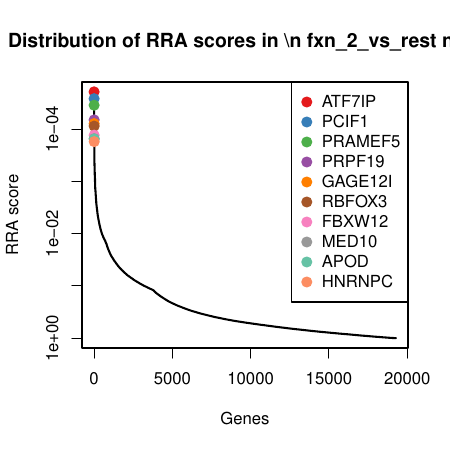

Source code (R):
pdf(file='defaultTest_defaultNormCount_screen2.pdf',width=4.5,height=4.5);
gstable=read.table('defaultTest_defaultNormCount_screen2.gene_summary.txt',header=T)
# 
#
# parameters
# Do not modify the variables beginning with "__"

# gstablename='__GENE_SUMMARY_FILE__'
startindex=3
# outputfile='__OUTPUT_FILE__'
targetgenelist=c("ATF7IP","PCIF1","PRAMEF5","PRPF19","GAGE12I","RBFOX3","FBXW12","MED10","APOD","HNRNPC")
# samplelabel=sub('.\\w+.\\w+$','',colnames(gstable)[startindex]);
samplelabel='fxn_2_vs_rest neg.'


# You need to write some codes in front of this code:
# gstable=read.table(gstablename,header=T)
# pdf(file=outputfile,width=6,height=6)


# set up color using RColorBrewer
#library(RColorBrewer)
#colors <- brewer.pal(length(targetgenelist), "Set1")

colors=c( "#E41A1C", "#377EB8", "#4DAF4A", "#984EA3", "#FF7F00",  "#A65628", "#F781BF",
          "#999999", "#66C2A5", "#FC8D62", "#8DA0CB", "#E78AC3", "#A6D854", "#FFD92F", "#E5C494", "#B3B3B3", 
          "#8DD3C7", "#FFFFB3", "#BEBADA", "#FB8072", "#80B1D3", "#FDB462", "#B3DE69", "#FCCDE5",
          "#D9D9D9", "#BC80BD", "#CCEBC5", "#FFED6F")

######
# function definition

plotrankedvalues<-function(val, tglist, ...){
  
  plot(val,log='y',ylim=c(max(val),min(val)),type='l',lwd=2, ...)
  if(length(tglist)>0){
    for(i in 1:length(tglist)){
      targetgene=tglist[i];
      tx=which(names(val)==targetgene);ty=val[targetgene];
      points(tx,ty,col=colors[(i %% length(colors)) ],cex=2,pch=20)
      # text(tx+50,ty,targetgene,col=colors[i])
    }
    legend('topright',tglist,pch=20,pt.cex = 2,cex=1,col=colors)
  }
}



plotrandvalues<-function(val,targetgenelist, ...){
  # choose the one with the best distance distribution
  
  mindiffvalue=0;
  randval=val;
  for(i in 1:20){
    randval0=sample(val)
    vindex=sort(which(names(randval0) %in% targetgenelist))
    if(max(vindex)>0.9*length(val)){
      # print('pass...')
      next;
    }
    mindiffind=min(diff(vindex));
    if (mindiffind > mindiffvalue){
      mindiffvalue=mindiffind;
      randval=randval0;
      # print(paste('Diff: ',mindiffvalue))
    }
  }
  plot(randval,log='y',ylim=c(max(randval),min(randval)),pch=20,col='grey', ...)
  
  if(length(targetgenelist)>0){
    for(i in 1:length(targetgenelist)){
      targetgene=targetgenelist[i];
      tx=which(names(randval)==targetgene);ty=randval[targetgene];
      points(tx,ty,col=colors[(i %% length(colors)) ],cex=2,pch=20)
      text(tx+50,ty,targetgene,col=colors[i])
    }
  }
  
}




# set.seed(1235)



pvec=gstable[,startindex]
names(pvec)=gstable[,'id']
pvec=sort(pvec);

plotrankedvalues(pvec,targetgenelist,xlab='Genes',ylab='RRA score',main=paste('Distribution of RRA scores in \\n',samplelabel))

# plotrandvalues(pvec,targetgenelist,xlab='Genes',ylab='RRA score',main=paste('Distribution of RRA scores in \\n',samplelabel))


pvec=gstable[,startindex+1]
names(pvec)=gstable[,'id']
pvec=sort(pvec);

plotrankedvalues(pvec,targetgenelist,xlab='Genes',ylab='p value',main=paste('Distribution of p values in \\n',samplelabel))

# plotrandvalues(pvec,targetgenelist,xlab='Genes',ylab='p value',main=paste('Distribution of p values in \\n',samplelabel))



# you need to write after this code:
# dev.off()






# parameters
# Do not modify the variables beginning with "__"
targetmat=list(c(7459.902098955096,3548.7282617844667),c(1908.0866371389197,579.2679260606168),c(393.41222917535634,198.47048614208015),c(2099.1939059603455,848.0102589707061))
targetgene="ATF7IP"
collabel=c("baseline_2","fxn_2")

# set up color using RColorBrewer
#library(RColorBrewer)
#colors <- brewer.pal(length(targetgenelist), "Set1")

colors=c( "#E41A1C", "#377EB8", "#4DAF4A", "#984EA3", "#FF7F00",  "#A65628", "#F781BF",
          "#999999", "#66C2A5", "#FC8D62", "#8DA0CB", "#E78AC3", "#A6D854", "#FFD92F", "#E5C494", "#B3B3B3", 
          "#8DD3C7", "#FFFFB3", "#BEBADA", "#FB8072", "#80B1D3", "#FDB462", "#B3DE69", "#FCCDE5",
          "#D9D9D9", "#BC80BD", "#CCEBC5", "#FFED6F")


## code

targetmatvec=unlist(targetmat)+1
yrange=range(targetmatvec[targetmatvec>0]);
# yrange[1]=1; # set the minimum value to 1
for(i in 1:length(targetmat)){
  vali=targetmat[[i]]+1;
  if(i==1){
    plot(1:length(vali),vali,type='b',las=1,pch=20,main=paste('sgRNAs in',targetgene),ylab='Read counts',xlab='Samples',xlim=c(0.7,length(vali)+0.3),ylim = yrange,col=colors[(i %% length(colors))],xaxt='n',log='y')
    axis(1,at=1:length(vali),labels=(collabel),las=2)
    # lines(0:100,rep(1,101),col='black');
  }else{
    lines(1:length(vali),vali,type='b',pch=20,col=colors[(i %% length(colors))])
  }
}




# parameters
# Do not modify the variables beginning with "__"
targetmat=list(c(286.6609032321382,0.9496195509190438),c(650.2126216541468,628.648142708407),c(388.93315256235417,412.134885098865),c(338.9167970504967,404.5379286915127))
targetgene="PCIF1"
collabel=c("baseline_2","fxn_2")

# set up color using RColorBrewer
#library(RColorBrewer)
#colors <- brewer.pal(length(targetgenelist), "Set1")

colors=c( "#E41A1C", "#377EB8", "#4DAF4A", "#984EA3", "#FF7F00",  "#A65628", "#F781BF",
          "#999999", "#66C2A5", "#FC8D62", "#8DA0CB", "#E78AC3", "#A6D854", "#FFD92F", "#E5C494", "#B3B3B3", 
          "#8DD3C7", "#FFFFB3", "#BEBADA", "#FB8072", "#80B1D3", "#FDB462", "#B3DE69", "#FCCDE5",
          "#D9D9D9", "#BC80BD", "#CCEBC5", "#FFED6F")


## code

targetmatvec=unlist(targetmat)+1
yrange=range(targetmatvec[targetmatvec>0]);
# yrange[1]=1; # set the minimum value to 1
for(i in 1:length(targetmat)){
  vali=targetmat[[i]]+1;
  if(i==1){
    plot(1:length(vali),vali,type='b',las=1,pch=20,main=paste('sgRNAs in',targetgene),ylab='Read counts',xlab='Samples',xlim=c(0.7,length(vali)+0.3),ylim = yrange,col=colors[(i %% length(colors))],xaxt='n',log='y')
    axis(1,at=1:length(vali),labels=(collabel),las=2)
    # lines(0:100,rep(1,101),col='black');
  }else{
    lines(1:length(vali),vali,type='b',pch=20,col=colors[(i %% length(colors))])
  }
}




# parameters
# Do not modify the variables beginning with "__"
targetmat=list(c(9559.842517684276,4394.839281653335),c(291.1399798451403,75.01994452260446),c(78.38384072753779,40.83364068951889),c(167.21886021874727,39.88402113859984))
targetgene="PRAMEF5"
collabel=c("baseline_2","fxn_2")

# set up color using RColorBrewer
#library(RColorBrewer)
#colors <- brewer.pal(length(targetgenelist), "Set1")

colors=c( "#E41A1C", "#377EB8", "#4DAF4A", "#984EA3", "#FF7F00",  "#A65628", "#F781BF",
          "#999999", "#66C2A5", "#FC8D62", "#8DA0CB", "#E78AC3", "#A6D854", "#FFD92F", "#E5C494", "#B3B3B3", 
          "#8DD3C7", "#FFFFB3", "#BEBADA", "#FB8072", "#80B1D3", "#FDB462", "#B3DE69", "#FCCDE5",
          "#D9D9D9", "#BC80BD", "#CCEBC5", "#FFED6F")


## code

targetmatvec=unlist(targetmat)+1
yrange=range(targetmatvec[targetmatvec>0]);
# yrange[1]=1; # set the minimum value to 1
for(i in 1:length(targetmat)){
  vali=targetmat[[i]]+1;
  if(i==1){
    plot(1:length(vali),vali,type='b',las=1,pch=20,main=paste('sgRNAs in',targetgene),ylab='Read counts',xlab='Samples',xlim=c(0.7,length(vali)+0.3),ylim = yrange,col=colors[(i %% length(colors))],xaxt='n',log='y')
    axis(1,at=1:length(vali),labels=(collabel),las=2)
    # lines(0:100,rep(1,101),col='black');
  }else{
    lines(1:length(vali),vali,type='b',pch=20,col=colors[(i %% length(colors))])
  }
}




# parameters
# Do not modify the variables beginning with "__"
targetmat=list(c(119.44204301339092,90.21385733730916),c(115.70947916922246,133.89635667958518),c(53.748919356025915,0.0),c(362.80520565317494,56.97717305514263))
targetgene="PRPF19"
collabel=c("baseline_2","fxn_2")

# set up color using RColorBrewer
#library(RColorBrewer)
#colors <- brewer.pal(length(targetgenelist), "Set1")

colors=c( "#E41A1C", "#377EB8", "#4DAF4A", "#984EA3", "#FF7F00",  "#A65628", "#F781BF",
          "#999999", "#66C2A5", "#FC8D62", "#8DA0CB", "#E78AC3", "#A6D854", "#FFD92F", "#E5C494", "#B3B3B3", 
          "#8DD3C7", "#FFFFB3", "#BEBADA", "#FB8072", "#80B1D3", "#FDB462", "#B3DE69", "#FCCDE5",
          "#D9D9D9", "#BC80BD", "#CCEBC5", "#FFED6F")


## code

targetmatvec=unlist(targetmat)+1
yrange=range(targetmatvec[targetmatvec>0]);
# yrange[1]=1; # set the minimum value to 1
for(i in 1:length(targetmat)){
  vali=targetmat[[i]]+1;
  if(i==1){
    plot(1:length(vali),vali,type='b',las=1,pch=20,main=paste('sgRNAs in',targetgene),ylab='Read counts',xlab='Samples',xlim=c(0.7,length(vali)+0.3),ylim = yrange,col=colors[(i %% length(colors))],xaxt='n',log='y')
    axis(1,at=1:length(vali),labels=(collabel),las=2)
    # lines(0:100,rep(1,101),col='black');
  }else{
    lines(1:length(vali),vali,type='b',pch=20,col=colors[(i %% length(colors))])
  }
}




# parameters
# Do not modify the variables beginning with "__"
targetmat=list(c(84.35594287820733,317.1729300069606),c(553.1659617057667,1136.6946024500953),c(279.94228831263496,274.44005021560366),c(280.6888010814686,0.0))
targetgene="GAGE12I"
collabel=c("baseline_2","fxn_2")

# set up color using RColorBrewer
#library(RColorBrewer)
#colors <- brewer.pal(length(targetgenelist), "Set1")

colors=c( "#E41A1C", "#377EB8", "#4DAF4A", "#984EA3", "#FF7F00",  "#A65628", "#F781BF",
          "#999999", "#66C2A5", "#FC8D62", "#8DA0CB", "#E78AC3", "#A6D854", "#FFD92F", "#E5C494", "#B3B3B3", 
          "#8DD3C7", "#FFFFB3", "#BEBADA", "#FB8072", "#80B1D3", "#FDB462", "#B3DE69", "#FCCDE5",
          "#D9D9D9", "#BC80BD", "#CCEBC5", "#FFED6F")


## code

targetmatvec=unlist(targetmat)+1
yrange=range(targetmatvec[targetmatvec>0]);
# yrange[1]=1; # set the minimum value to 1
for(i in 1:length(targetmat)){
  vali=targetmat[[i]]+1;
  if(i==1){
    plot(1:length(vali),vali,type='b',las=1,pch=20,main=paste('sgRNAs in',targetgene),ylab='Read counts',xlab='Samples',xlim=c(0.7,length(vali)+0.3),ylim = yrange,col=colors[(i %% length(colors))],xaxt='n',log='y')
    axis(1,at=1:length(vali),labels=(collabel),las=2)
    # lines(0:100,rep(1,101),col='black');
  }else{
    lines(1:length(vali),vali,type='b',pch=20,col=colors[(i %% length(colors))])
  }
}




# parameters
# Do not modify the variables beginning with "__"
targetmat=list(c(2193.2545148333907,1234.5054161947571),c(3605.656673466738,1496.6004122484132),c(2713.573914710475,1530.7867160814988),c(582.2799596902806,317.1729300069606))
targetgene="RBFOX3"
collabel=c("baseline_2","fxn_2")

# set up color using RColorBrewer
#library(RColorBrewer)
#colors <- brewer.pal(length(targetgenelist), "Set1")

colors=c( "#E41A1C", "#377EB8", "#4DAF4A", "#984EA3", "#FF7F00",  "#A65628", "#F781BF",
          "#999999", "#66C2A5", "#FC8D62", "#8DA0CB", "#E78AC3", "#A6D854", "#FFD92F", "#E5C494", "#B3B3B3", 
          "#8DD3C7", "#FFFFB3", "#BEBADA", "#FB8072", "#80B1D3", "#FDB462", "#B3DE69", "#FCCDE5",
          "#D9D9D9", "#BC80BD", "#CCEBC5", "#FFED6F")


## code

targetmatvec=unlist(targetmat)+1
yrange=range(targetmatvec[targetmatvec>0]);
# yrange[1]=1; # set the minimum value to 1
for(i in 1:length(targetmat)){
  vali=targetmat[[i]]+1;
  if(i==1){
    plot(1:length(vali),vali,type='b',las=1,pch=20,main=paste('sgRNAs in',targetgene),ylab='Read counts',xlab='Samples',xlim=c(0.7,length(vali)+0.3),ylim = yrange,col=colors[(i %% length(colors))],xaxt='n',log='y')
    axis(1,at=1:length(vali),labels=(collabel),las=2)
    # lines(0:100,rep(1,101),col='black');
  }else{
    lines(1:length(vali),vali,type='b',pch=20,col=colors[(i %% length(colors))])
  }
}




# parameters
# Do not modify the variables beginning with "__"
targetmat=list(c(3183.130446306868,2660.833981675161),c(2075.3054973576673,1672.2800291684362),c(224.70034341894166,0.0),c(2934.541694285248,2522.1895272409806))
targetgene="FBXW12"
collabel=c("baseline_2","fxn_2")

# set up color using RColorBrewer
#library(RColorBrewer)
#colors <- brewer.pal(length(targetgenelist), "Set1")

colors=c( "#E41A1C", "#377EB8", "#4DAF4A", "#984EA3", "#FF7F00",  "#A65628", "#F781BF",
          "#999999", "#66C2A5", "#FC8D62", "#8DA0CB", "#E78AC3", "#A6D854", "#FFD92F", "#E5C494", "#B3B3B3", 
          "#8DD3C7", "#FFFFB3", "#BEBADA", "#FB8072", "#80B1D3", "#FDB462", "#B3DE69", "#FCCDE5",
          "#D9D9D9", "#BC80BD", "#CCEBC5", "#FFED6F")


## code

targetmatvec=unlist(targetmat)+1
yrange=range(targetmatvec[targetmatvec>0]);
# yrange[1]=1; # set the minimum value to 1
for(i in 1:length(targetmat)){
  vali=targetmat[[i]]+1;
  if(i==1){
    plot(1:length(vali),vali,type='b',las=1,pch=20,main=paste('sgRNAs in',targetgene),ylab='Read counts',xlab='Samples',xlim=c(0.7,length(vali)+0.3),ylim = yrange,col=colors[(i %% length(colors))],xaxt='n',log='y')
    axis(1,at=1:length(vali),labels=(collabel),las=2)
    # lines(0:100,rep(1,101),col='black');
  }else{
    lines(1:length(vali),vali,type='b',pch=20,col=colors[(i %% length(colors))])
  }
}




# parameters
# Do not modify the variables beginning with "__"
targetmat=list(c(21.6488702961771,177.57885602186118),c(158.26070699274297,34.186303833085574),c(1039.145774216501,724.5597173512305),c(267.25157124246215,16.143532365623745))
targetgene="MED10"
collabel=c("baseline_2","fxn_2")

# set up color using RColorBrewer
#library(RColorBrewer)
#colors <- brewer.pal(length(targetgenelist), "Set1")

colors=c( "#E41A1C", "#377EB8", "#4DAF4A", "#984EA3", "#FF7F00",  "#A65628", "#F781BF",
          "#999999", "#66C2A5", "#FC8D62", "#8DA0CB", "#E78AC3", "#A6D854", "#FFD92F", "#E5C494", "#B3B3B3", 
          "#8DD3C7", "#FFFFB3", "#BEBADA", "#FB8072", "#80B1D3", "#FDB462", "#B3DE69", "#FCCDE5",
          "#D9D9D9", "#BC80BD", "#CCEBC5", "#FFED6F")


## code

targetmatvec=unlist(targetmat)+1
yrange=range(targetmatvec[targetmatvec>0]);
# yrange[1]=1; # set the minimum value to 1
for(i in 1:length(targetmat)){
  vali=targetmat[[i]]+1;
  if(i==1){
    plot(1:length(vali),vali,type='b',las=1,pch=20,main=paste('sgRNAs in',targetgene),ylab='Read counts',xlab='Samples',xlim=c(0.7,length(vali)+0.3),ylim = yrange,col=colors[(i %% length(colors))],xaxt='n',log='y')
    axis(1,at=1:length(vali),labels=(collabel),las=2)
    # lines(0:100,rep(1,101),col='black');
  }else{
    lines(1:length(vali),vali,type='b',pch=20,col=colors[(i %% length(colors))])
  }
}




# parameters
# Do not modify the variables beginning with "__"
targetmat=list(c(352.3540268895032,96.86119419374248),c(608.4079065994599,425.4295588117316),c(4691.8327521197625,2053.077469086973),c(5578.68992149419,2305.676269631438))
targetgene="APOD"
collabel=c("baseline_2","fxn_2")

# set up color using RColorBrewer
#library(RColorBrewer)
#colors <- brewer.pal(length(targetgenelist), "Set1")

colors=c( "#E41A1C", "#377EB8", "#4DAF4A", "#984EA3", "#FF7F00",  "#A65628", "#F781BF",
          "#999999", "#66C2A5", "#FC8D62", "#8DA0CB", "#E78AC3", "#A6D854", "#FFD92F", "#E5C494", "#B3B3B3", 
          "#8DD3C7", "#FFFFB3", "#BEBADA", "#FB8072", "#80B1D3", "#FDB462", "#B3DE69", "#FCCDE5",
          "#D9D9D9", "#BC80BD", "#CCEBC5", "#FFED6F")


## code

targetmatvec=unlist(targetmat)+1
yrange=range(targetmatvec[targetmatvec>0]);
# yrange[1]=1; # set the minimum value to 1
for(i in 1:length(targetmat)){
  vali=targetmat[[i]]+1;
  if(i==1){
    plot(1:length(vali),vali,type='b',las=1,pch=20,main=paste('sgRNAs in',targetgene),ylab='Read counts',xlab='Samples',xlim=c(0.7,length(vali)+0.3),ylim = yrange,col=colors[(i %% length(colors))],xaxt='n',log='y')
    axis(1,at=1:length(vali),labels=(collabel),las=2)
    # lines(0:100,rep(1,101),col='black');
  }else{
    lines(1:length(vali),vali,type='b',pch=20,col=colors[(i %% length(colors))])
  }
}




# parameters
# Do not modify the variables beginning with "__"
targetmat=list(c(474.78212097822893,1329.4673712866613),c(344.14238643233256,698.9199894764163),c(14.18374260784017,0.0),c(4.479076613002159,0.0))
targetgene="HNRNPC"
collabel=c("baseline_2","fxn_2")

# set up color using RColorBrewer
#library(RColorBrewer)
#colors <- brewer.pal(length(targetgenelist), "Set1")

colors=c( "#E41A1C", "#377EB8", "#4DAF4A", "#984EA3", "#FF7F00",  "#A65628", "#F781BF",
          "#999999", "#66C2A5", "#FC8D62", "#8DA0CB", "#E78AC3", "#A6D854", "#FFD92F", "#E5C494", "#B3B3B3", 
          "#8DD3C7", "#FFFFB3", "#BEBADA", "#FB8072", "#80B1D3", "#FDB462", "#B3DE69", "#FCCDE5",
          "#D9D9D9", "#BC80BD", "#CCEBC5", "#FFED6F")


## code

targetmatvec=unlist(targetmat)+1
yrange=range(targetmatvec[targetmatvec>0]);
# yrange[1]=1; # set the minimum value to 1
for(i in 1:length(targetmat)){
  vali=targetmat[[i]]+1;
  if(i==1){
    plot(1:length(vali),vali,type='b',las=1,pch=20,main=paste('sgRNAs in',targetgene),ylab='Read counts',xlab='Samples',xlim=c(0.7,length(vali)+0.3),ylim = yrange,col=colors[(i %% length(colors))],xaxt='n',log='y')
    axis(1,at=1:length(vali),labels=(collabel),las=2)
    # lines(0:100,rep(1,101),col='black');
  }else{
    lines(1:length(vali),vali,type='b',pch=20,col=colors[(i %% length(colors))])
  }
}



# 
#
# parameters
# Do not modify the variables beginning with "__"

# gstablename='__GENE_SUMMARY_FILE__'
startindex=9
# outputfile='__OUTPUT_FILE__'
targetgenelist=c("EP400","DDX6","UNC13A","NDUFC1","CPNE2","MYC","RPS13","RPL31","TRIM28","KRT18")
# samplelabel=sub('.\\w+.\\w+$','',colnames(gstable)[startindex]);
samplelabel='fxn_2_vs_rest pos.'


# You need to write some codes in front of this code:
# gstable=read.table(gstablename,header=T)
# pdf(file=outputfile,width=6,height=6)


# set up color using RColorBrewer
#library(RColorBrewer)
#colors <- brewer.pal(length(targetgenelist), "Set1")

colors=c( "#E41A1C", "#377EB8", "#4DAF4A", "#984EA3", "#FF7F00",  "#A65628", "#F781BF",
          "#999999", "#66C2A5", "#FC8D62", "#8DA0CB", "#E78AC3", "#A6D854", "#FFD92F", "#E5C494", "#B3B3B3", 
          "#8DD3C7", "#FFFFB3", "#BEBADA", "#FB8072", "#80B1D3", "#FDB462", "#B3DE69", "#FCCDE5",
          "#D9D9D9", "#BC80BD", "#CCEBC5", "#FFED6F")

######
# function definition

plotrankedvalues<-function(val, tglist, ...){
  
  plot(val,log='y',ylim=c(max(val),min(val)),type='l',lwd=2, ...)
  if(length(tglist)>0){
    for(i in 1:length(tglist)){
      targetgene=tglist[i];
      tx=which(names(val)==targetgene);ty=val[targetgene];
      points(tx,ty,col=colors[(i %% length(colors)) ],cex=2,pch=20)
      # text(tx+50,ty,targetgene,col=colors[i])
    }
    legend('topright',tglist,pch=20,pt.cex = 2,cex=1,col=colors)
  }
}



plotrandvalues<-function(val,targetgenelist, ...){
  # choose the one with the best distance distribution
  
  mindiffvalue=0;
  randval=val;
  for(i in 1:20){
    randval0=sample(val)
    vindex=sort(which(names(randval0) %in% targetgenelist))
    if(max(vindex)>0.9*length(val)){
      # print('pass...')
      next;
    }
    mindiffind=min(diff(vindex));
    if (mindiffind > mindiffvalue){
      mindiffvalue=mindiffind;
      randval=randval0;
      # print(paste('Diff: ',mindiffvalue))
    }
  }
  plot(randval,log='y',ylim=c(max(randval),min(randval)),pch=20,col='grey', ...)
  
  if(length(targetgenelist)>0){
    for(i in 1:length(targetgenelist)){
      targetgene=targetgenelist[i];
      tx=which(names(randval)==targetgene);ty=randval[targetgene];
      points(tx,ty,col=colors[(i %% length(colors)) ],cex=2,pch=20)
      text(tx+50,ty,targetgene,col=colors[i])
    }
  }
  
}




# set.seed(1235)



pvec=gstable[,startindex]
names(pvec)=gstable[,'id']
pvec=sort(pvec);

plotrankedvalues(pvec,targetgenelist,xlab='Genes',ylab='RRA score',main=paste('Distribution of RRA scores in \\n',samplelabel))

# plotrandvalues(pvec,targetgenelist,xlab='Genes',ylab='RRA score',main=paste('Distribution of RRA scores in \\n',samplelabel))


pvec=gstable[,startindex+1]
names(pvec)=gstable[,'id']
pvec=sort(pvec);

plotrankedvalues(pvec,targetgenelist,xlab='Genes',ylab='p value',main=paste('Distribution of p values in \\n',samplelabel))

# plotrandvalues(pvec,targetgenelist,xlab='Genes',ylab='p value',main=paste('Distribution of p values in \\n',samplelabel))



# you need to write after this code:
# dev.off()






# parameters
# Do not modify the variables beginning with "__"
targetmat=list(c(153.03511761090712,402.6386895896746),c(58.22799596902807,335.2157014744225),c(197.8258837409287,650.489392379545),c(64.94661088853131,167.1330409617517))
targetgene="EP400"
collabel=c("baseline_2","fxn_2")

# set up color using RColorBrewer
#library(RColorBrewer)
#colors <- brewer.pal(length(targetgenelist), "Set1")

colors=c( "#E41A1C", "#377EB8", "#4DAF4A", "#984EA3", "#FF7F00",  "#A65628", "#F781BF",
          "#999999", "#66C2A5", "#FC8D62", "#8DA0CB", "#E78AC3", "#A6D854", "#FFD92F", "#E5C494", "#B3B3B3", 
          "#8DD3C7", "#FFFFB3", "#BEBADA", "#FB8072", "#80B1D3", "#FDB462", "#B3DE69", "#FCCDE5",
          "#D9D9D9", "#BC80BD", "#CCEBC5", "#FFED6F")


## code

targetmatvec=unlist(targetmat)+1
yrange=range(targetmatvec[targetmatvec>0]);
# yrange[1]=1; # set the minimum value to 1
for(i in 1:length(targetmat)){
  vali=targetmat[[i]]+1;
  if(i==1){
    plot(1:length(vali),vali,type='b',las=1,pch=20,main=paste('sgRNAs in',targetgene),ylab='Read counts',xlab='Samples',xlim=c(0.7,length(vali)+0.3),ylim = yrange,col=colors[(i %% length(colors))],xaxt='n',log='y')
    axis(1,at=1:length(vali),labels=(collabel),las=2)
    # lines(0:100,rep(1,101),col='black');
  }else{
    lines(1:length(vali),vali,type='b',pch=20,col=colors[(i %% length(colors))])
  }
}




# parameters
# Do not modify the variables beginning with "__"
targetmat=list(c(299.351620302311,717.9123804947972),c(23.888408602678183,902.1385733730916),c(9.704665994838013,128.19863937407092),c(1852.098179476393,1713.113669857955))
targetgene="DDX6"
collabel=c("baseline_2","fxn_2")

# set up color using RColorBrewer
#library(RColorBrewer)
#colors <- brewer.pal(length(targetgenelist), "Set1")

colors=c( "#E41A1C", "#377EB8", "#4DAF4A", "#984EA3", "#FF7F00",  "#A65628", "#F781BF",
          "#999999", "#66C2A5", "#FC8D62", "#8DA0CB", "#E78AC3", "#A6D854", "#FFD92F", "#E5C494", "#B3B3B3", 
          "#8DD3C7", "#FFFFB3", "#BEBADA", "#FB8072", "#80B1D3", "#FDB462", "#B3DE69", "#FCCDE5",
          "#D9D9D9", "#BC80BD", "#CCEBC5", "#FFED6F")


## code

targetmatvec=unlist(targetmat)+1
yrange=range(targetmatvec[targetmatvec>0]);
# yrange[1]=1; # set the minimum value to 1
for(i in 1:length(targetmat)){
  vali=targetmat[[i]]+1;
  if(i==1){
    plot(1:length(vali),vali,type='b',las=1,pch=20,main=paste('sgRNAs in',targetgene),ylab='Read counts',xlab='Samples',xlim=c(0.7,length(vali)+0.3),ylim = yrange,col=colors[(i %% length(colors))],xaxt='n',log='y')
    axis(1,at=1:length(vali),labels=(collabel),las=2)
    # lines(0:100,rep(1,101),col='black');
  }else{
    lines(1:length(vali),vali,type='b',pch=20,col=colors[(i %% length(colors))])
  }
}




# parameters
# Do not modify the variables beginning with "__"
targetmat=list(c(175.4305006759179,433.976134770003),c(239.63059879561553,568.8221110005072),c(87.3419939535421,304.82787584501307),c(226.19336895660905,523.2403725563931))
targetgene="UNC13A"
collabel=c("baseline_2","fxn_2")

# set up color using RColorBrewer
#library(RColorBrewer)
#colors <- brewer.pal(length(targetgenelist), "Set1")

colors=c( "#E41A1C", "#377EB8", "#4DAF4A", "#984EA3", "#FF7F00",  "#A65628", "#F781BF",
          "#999999", "#66C2A5", "#FC8D62", "#8DA0CB", "#E78AC3", "#A6D854", "#FFD92F", "#E5C494", "#B3B3B3", 
          "#8DD3C7", "#FFFFB3", "#BEBADA", "#FB8072", "#80B1D3", "#FDB462", "#B3DE69", "#FCCDE5",
          "#D9D9D9", "#BC80BD", "#CCEBC5", "#FFED6F")


## code

targetmatvec=unlist(targetmat)+1
yrange=range(targetmatvec[targetmatvec>0]);
# yrange[1]=1; # set the minimum value to 1
for(i in 1:length(targetmat)){
  vali=targetmat[[i]]+1;
  if(i==1){
    plot(1:length(vali),vali,type='b',las=1,pch=20,main=paste('sgRNAs in',targetgene),ylab='Read counts',xlab='Samples',xlim=c(0.7,length(vali)+0.3),ylim = yrange,col=colors[(i %% length(colors))],xaxt='n',log='y')
    axis(1,at=1:length(vali),labels=(collabel),las=2)
    # lines(0:100,rep(1,101),col='black');
  }else{
    lines(1:length(vali),vali,type='b',pch=20,col=colors[(i %% length(colors))])
  }
}




# parameters
# Do not modify the variables beginning with "__"
targetmat=list(c(406.8494590143628,873.6499868455203),c(389.67966533118783,939.1737358589343),c(6512.577395305139,16294.521874219872),c(639.0149301216414,1391.1926420963994))
targetgene="NDUFC1"
collabel=c("baseline_2","fxn_2")

# set up color using RColorBrewer
#library(RColorBrewer)
#colors <- brewer.pal(length(targetgenelist), "Set1")

colors=c( "#E41A1C", "#377EB8", "#4DAF4A", "#984EA3", "#FF7F00",  "#A65628", "#F781BF",
          "#999999", "#66C2A5", "#FC8D62", "#8DA0CB", "#E78AC3", "#A6D854", "#FFD92F", "#E5C494", "#B3B3B3", 
          "#8DD3C7", "#FFFFB3", "#BEBADA", "#FB8072", "#80B1D3", "#FDB462", "#B3DE69", "#FCCDE5",
          "#D9D9D9", "#BC80BD", "#CCEBC5", "#FFED6F")


## code

targetmatvec=unlist(targetmat)+1
yrange=range(targetmatvec[targetmatvec>0]);
# yrange[1]=1; # set the minimum value to 1
for(i in 1:length(targetmat)){
  vali=targetmat[[i]]+1;
  if(i==1){
    plot(1:length(vali),vali,type='b',las=1,pch=20,main=paste('sgRNAs in',targetgene),ylab='Read counts',xlab='Samples',xlim=c(0.7,length(vali)+0.3),ylim = yrange,col=colors[(i %% length(colors))],xaxt='n',log='y')
    axis(1,at=1:length(vali),labels=(collabel),las=2)
    # lines(0:100,rep(1,101),col='black');
  }else{
    lines(1:length(vali),vali,type='b',pch=20,col=colors[(i %% length(colors))])
  }
}




# parameters
# Do not modify the variables beginning with "__"
targetmat=list(c(969.7200867149676,704.6177067819306),c(5199.461434926673,6844.857723024467),c(0.0,169.0322800635898),c(114.96296640038875,96.86119419374248))
targetgene="CPNE2"
collabel=c("baseline_2","fxn_2")

# set up color using RColorBrewer
#library(RColorBrewer)
#colors <- brewer.pal(length(targetgenelist), "Set1")

colors=c( "#E41A1C", "#377EB8", "#4DAF4A", "#984EA3", "#FF7F00",  "#A65628", "#F781BF",
          "#999999", "#66C2A5", "#FC8D62", "#8DA0CB", "#E78AC3", "#A6D854", "#FFD92F", "#E5C494", "#B3B3B3", 
          "#8DD3C7", "#FFFFB3", "#BEBADA", "#FB8072", "#80B1D3", "#FDB462", "#B3DE69", "#FCCDE5",
          "#D9D9D9", "#BC80BD", "#CCEBC5", "#FFED6F")


## code

targetmatvec=unlist(targetmat)+1
yrange=range(targetmatvec[targetmatvec>0]);
# yrange[1]=1; # set the minimum value to 1
for(i in 1:length(targetmat)){
  vali=targetmat[[i]]+1;
  if(i==1){
    plot(1:length(vali),vali,type='b',las=1,pch=20,main=paste('sgRNAs in',targetgene),ylab='Read counts',xlab='Samples',xlim=c(0.7,length(vali)+0.3),ylim = yrange,col=colors[(i %% length(colors))],xaxt='n',log='y')
    axis(1,at=1:length(vali),labels=(collabel),las=2)
    # lines(0:100,rep(1,101),col='black');
  }else{
    lines(1:length(vali),vali,type='b',pch=20,col=colors[(i %% length(colors))])
  }
}




# parameters
# Do not modify the variables beginning with "__"
targetmat=list(c(186.62819220842331,155.73760635072318),c(386.6936142558531,485.2555905196314),c(14.930255376673864,130.097878475909),c(11.944204301339092,117.75282431396144))
targetgene="MYC"
collabel=c("baseline_2","fxn_2")

# set up color using RColorBrewer
#library(RColorBrewer)
#colors <- brewer.pal(length(targetgenelist), "Set1")

colors=c( "#E41A1C", "#377EB8", "#4DAF4A", "#984EA3", "#FF7F00",  "#A65628", "#F781BF",
          "#999999", "#66C2A5", "#FC8D62", "#8DA0CB", "#E78AC3", "#A6D854", "#FFD92F", "#E5C494", "#B3B3B3", 
          "#8DD3C7", "#FFFFB3", "#BEBADA", "#FB8072", "#80B1D3", "#FDB462", "#B3DE69", "#FCCDE5",
          "#D9D9D9", "#BC80BD", "#CCEBC5", "#FFED6F")


## code

targetmatvec=unlist(targetmat)+1
yrange=range(targetmatvec[targetmatvec>0]);
# yrange[1]=1; # set the minimum value to 1
for(i in 1:length(targetmat)){
  vali=targetmat[[i]]+1;
  if(i==1){
    plot(1:length(vali),vali,type='b',las=1,pch=20,main=paste('sgRNAs in',targetgene),ylab='Read counts',xlab='Samples',xlim=c(0.7,length(vali)+0.3),ylim = yrange,col=colors[(i %% length(colors))],xaxt='n',log='y')
    axis(1,at=1:length(vali),labels=(collabel),las=2)
    # lines(0:100,rep(1,101),col='black');
  }else{
    lines(1:length(vali),vali,type='b',pch=20,col=colors[(i %% length(colors))])
  }
}




# parameters
# Do not modify the variables beginning with "__"
targetmat=list(c(167.21886021874727,0.0),c(26.874459678012958,134.84597623050422),c(94.80712164187904,307.6767344977702),c(655.4382110359827,2148.039424178877))
targetgene="RPS13"
collabel=c("baseline_2","fxn_2")

# set up color using RColorBrewer
#library(RColorBrewer)
#colors <- brewer.pal(length(targetgenelist), "Set1")

colors=c( "#E41A1C", "#377EB8", "#4DAF4A", "#984EA3", "#FF7F00",  "#A65628", "#F781BF",
          "#999999", "#66C2A5", "#FC8D62", "#8DA0CB", "#E78AC3", "#A6D854", "#FFD92F", "#E5C494", "#B3B3B3", 
          "#8DD3C7", "#FFFFB3", "#BEBADA", "#FB8072", "#80B1D3", "#FDB462", "#B3DE69", "#FCCDE5",
          "#D9D9D9", "#BC80BD", "#CCEBC5", "#FFED6F")


## code

targetmatvec=unlist(targetmat)+1
yrange=range(targetmatvec[targetmatvec>0]);
# yrange[1]=1; # set the minimum value to 1
for(i in 1:length(targetmat)){
  vali=targetmat[[i]]+1;
  if(i==1){
    plot(1:length(vali),vali,type='b',las=1,pch=20,main=paste('sgRNAs in',targetgene),ylab='Read counts',xlab='Samples',xlim=c(0.7,length(vali)+0.3),ylim = yrange,col=colors[(i %% length(colors))],xaxt='n',log='y')
    axis(1,at=1:length(vali),labels=(collabel),las=2)
    # lines(0:100,rep(1,101),col='black');
  }else{
    lines(1:length(vali),vali,type='b',pch=20,col=colors[(i %% length(colors))])
  }
}




# parameters
# Do not modify the variables beginning with "__"
targetmat=list(c(5.972102150669546,51.27945574962837),c(464.3309422145572,563.1243936949929),c(26.127946909179265,213.66439895678485),c(167.21886021874727,528.9380898619074))
targetgene="RPL31"
collabel=c("baseline_2","fxn_2")

# set up color using RColorBrewer
#library(RColorBrewer)
#colors <- brewer.pal(length(targetgenelist), "Set1")

colors=c( "#E41A1C", "#377EB8", "#4DAF4A", "#984EA3", "#FF7F00",  "#A65628", "#F781BF",
          "#999999", "#66C2A5", "#FC8D62", "#8DA0CB", "#E78AC3", "#A6D854", "#FFD92F", "#E5C494", "#B3B3B3", 
          "#8DD3C7", "#FFFFB3", "#BEBADA", "#FB8072", "#80B1D3", "#FDB462", "#B3DE69", "#FCCDE5",
          "#D9D9D9", "#BC80BD", "#CCEBC5", "#FFED6F")


## code

targetmatvec=unlist(targetmat)+1
yrange=range(targetmatvec[targetmatvec>0]);
# yrange[1]=1; # set the minimum value to 1
for(i in 1:length(targetmat)){
  vali=targetmat[[i]]+1;
  if(i==1){
    plot(1:length(vali),vali,type='b',las=1,pch=20,main=paste('sgRNAs in',targetgene),ylab='Read counts',xlab='Samples',xlim=c(0.7,length(vali)+0.3),ylim = yrange,col=colors[(i %% length(colors))],xaxt='n',log='y')
    axis(1,at=1:length(vali),labels=(collabel),las=2)
    # lines(0:100,rep(1,101),col='black');
  }else{
    lines(1:length(vali),vali,type='b',pch=20,col=colors[(i %% length(colors))])
  }
}




# parameters
# Do not modify the variables beginning with "__"
targetmat=list(c(22.395383065010797,193.72238838748495),c(649.466108885313,644.7916750740308),c(20.90235752734341,164.2841823089946),c(2390.333885805486,1189.873297301562))
targetgene="TRIM28"
collabel=c("baseline_2","fxn_2")

# set up color using RColorBrewer
#library(RColorBrewer)
#colors <- brewer.pal(length(targetgenelist), "Set1")

colors=c( "#E41A1C", "#377EB8", "#4DAF4A", "#984EA3", "#FF7F00",  "#A65628", "#F781BF",
          "#999999", "#66C2A5", "#FC8D62", "#8DA0CB", "#E78AC3", "#A6D854", "#FFD92F", "#E5C494", "#B3B3B3", 
          "#8DD3C7", "#FFFFB3", "#BEBADA", "#FB8072", "#80B1D3", "#FDB462", "#B3DE69", "#FCCDE5",
          "#D9D9D9", "#BC80BD", "#CCEBC5", "#FFED6F")


## code

targetmatvec=unlist(targetmat)+1
yrange=range(targetmatvec[targetmatvec>0]);
# yrange[1]=1; # set the minimum value to 1
for(i in 1:length(targetmat)){
  vali=targetmat[[i]]+1;
  if(i==1){
    plot(1:length(vali),vali,type='b',las=1,pch=20,main=paste('sgRNAs in',targetgene),ylab='Read counts',xlab='Samples',xlim=c(0.7,length(vali)+0.3),ylim = yrange,col=colors[(i %% length(colors))],xaxt='n',log='y')
    axis(1,at=1:length(vali),labels=(collabel),las=2)
    # lines(0:100,rep(1,101),col='black');
  }else{
    lines(1:length(vali),vali,type='b',pch=20,col=colors[(i %% length(colors))])
  }
}




# parameters
# Do not modify the variables beginning with "__"
targetmat=list(c(380.72151210518354,1121.500689635391),c(108.24435148088551,192.7727688365659),c(24.634921371511876,159.53608455439937),c(58.97450873786177,209.8659207531087))
targetgene="KRT18"
collabel=c("baseline_2","fxn_2")

# set up color using RColorBrewer
#library(RColorBrewer)
#colors <- brewer.pal(length(targetgenelist), "Set1")

colors=c( "#E41A1C", "#377EB8", "#4DAF4A", "#984EA3", "#FF7F00",  "#A65628", "#F781BF",
          "#999999", "#66C2A5", "#FC8D62", "#8DA0CB", "#E78AC3", "#A6D854", "#FFD92F", "#E5C494", "#B3B3B3", 
          "#8DD3C7", "#FFFFB3", "#BEBADA", "#FB8072", "#80B1D3", "#FDB462", "#B3DE69", "#FCCDE5",
          "#D9D9D9", "#BC80BD", "#CCEBC5", "#FFED6F")


## code

targetmatvec=unlist(targetmat)+1
yrange=range(targetmatvec[targetmatvec>0]);
# yrange[1]=1; # set the minimum value to 1
for(i in 1:length(targetmat)){
  vali=targetmat[[i]]+1;
  if(i==1){
    plot(1:length(vali),vali,type='b',las=1,pch=20,main=paste('sgRNAs in',targetgene),ylab='Read counts',xlab='Samples',xlim=c(0.7,length(vali)+0.3),ylim = yrange,col=colors[(i %% length(colors))],xaxt='n',log='y')
    axis(1,at=1:length(vali),labels=(collabel),las=2)
    # lines(0:100,rep(1,101),col='black');
  }else{
    lines(1:length(vali),vali,type='b',pch=20,col=colors[(i %% length(colors))])
  }
}



dev.off()
Sweave("defaultTest_defaultNormCount_screen2_summary.Rnw");
library(tools);

texi2dvi("defaultTest_defaultNormCount_screen2_summary.tex",pdf=TRUE);

